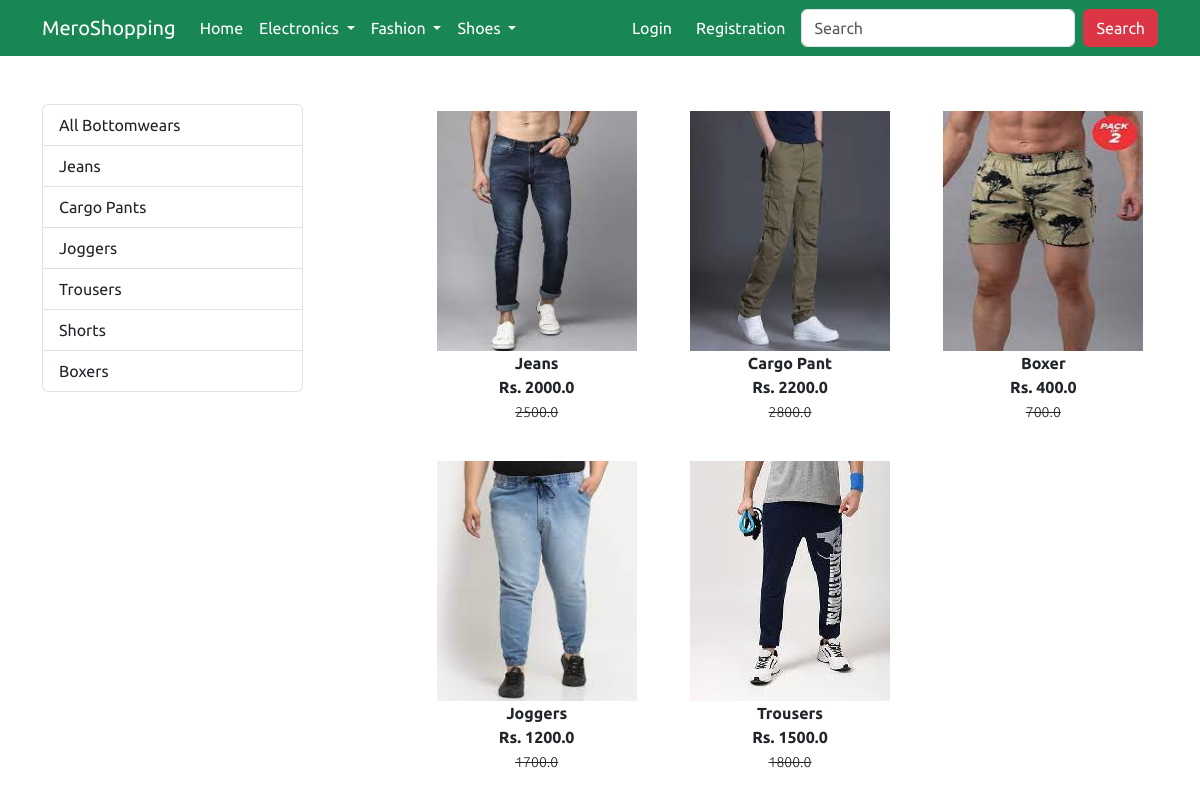
/bottomwear, run on the app's committed database.
### app/models.py (models this page shows, shortened)
class Product(models.Model):
    title =models.CharField(max_length=100)
    selling_price = models.FloatField()
    discounted_price = models.FloatField()
    description =models.TextField()
    brand = models.CharField(max_length=100)
    category = models.CharField(choices=CATEGORY_CHOICES, max_length=2)
    product_image = models.ImageField(upload_to='productimg')

### app/views.py (the view)
# urls.py: path('bottomwear', views.bottomwear, name='bottomwear'),
def bottomwear(request, data=None):
    count = ''
    if request.user.is_authenticated:
        count = Cart.objects.filter(user=request.user).count()
    if data == None:
        bwdata = Product.objects.filter(category='BW')
    else:
        try:
            bwdata = Product.objects.filter(category='BW').filter(brand=data)
        except:
            bwdata = Product.objects.filter(category='BW')
    return render(request, 'app/bottomwear.html', {'bwdata':bwdata, 'count':count})

### app/templates/app/bottomwear.html (shortened to what this page needs)
{% extends 'app/base.html' %}
{% load static %}
{% block main-content %}
<div class="container my-5">
 <div class="row">
  <div class="col-sm-3">
   <div class="list-group">
<a href="{% url 'bottomwear' %}" class="list-group-item list-group-item-action" aria-current='true'>All Bottomwears</a>
<a href="{% url 'bwdata' 'Jeans'%}" class="list-group-item list-group-item-action" aria-current='true'>Jeans</a>
<a href="{% url 'bwdata' 'Cargo-Pant'%}" class="list-group-item list-group-item-action" aria-current='true'>Cargo Pants</a>
<a href="{% url 'bwdata' 'Joggers'%}" class="list-group-item list-group-item-action" aria-current='true'>Joggers</a>
<a href="{% url 'bwdata' 'Trouser'%}" class="list-group-item list-group-item-action" aria-current='true'>Trousers</a>
<a href="{% url 'bwdata' 'Shorts'%}" class="list-group-item list-group-item-action" aria-current='true'>Shorts</a>
<a href="{% url 'bwdata' 'Boxer'%}" class="list-group-item list-group-item-action" aria-current='true'>Boxers</a>
   </div>
  </div>
  <div class="col-sm-8 offset-sm-1">
    <div class="row">
{% for bw in bwdata %}
        <div class="col-sm-4 text-center mb-4">
            <a href="{% url 'product-detail' bw.id%}" class="btn">
                <div class="item">
                    <img src="{{bw.product_image.url}}" alt="" height='240' width='200' class=''>
                    <div class="fw-bold">{{bw.title}}</div>
                    <div class="fw-bold">Rs. {{bw.discounted_price}}</div>
                    <small class="fw-light text-decoration-line-through">{{bw.selling_price}}</small>
                </div>
            </a>
        </div>
{% endfor %}
    </div>
  </div>
 </div>
</div>
{% endblock main-content %}

### app/static/app/css/style.css (style rules this page uses)
body { font-family: 'Ubuntu', sans-serif; }

### data on the page
Product: product_image (picture), title "Jeans", discounted_price "2000.0", selling_price "2500.0"
Product: product_image (picture), title "Cargo Pant", discounted_price "2200.0", selling_price "2800.0"
Product: product_image (picture), title "Boxer", discounted_price "400.0", selling_price "700.0"
Product: product_image (picture), title "Joggers", discounted_price "1200.0", selling_price "1700.0"
Product: product_image (picture), title "Trousers", discounted_price "1500.0", selling_price "1800.0"
